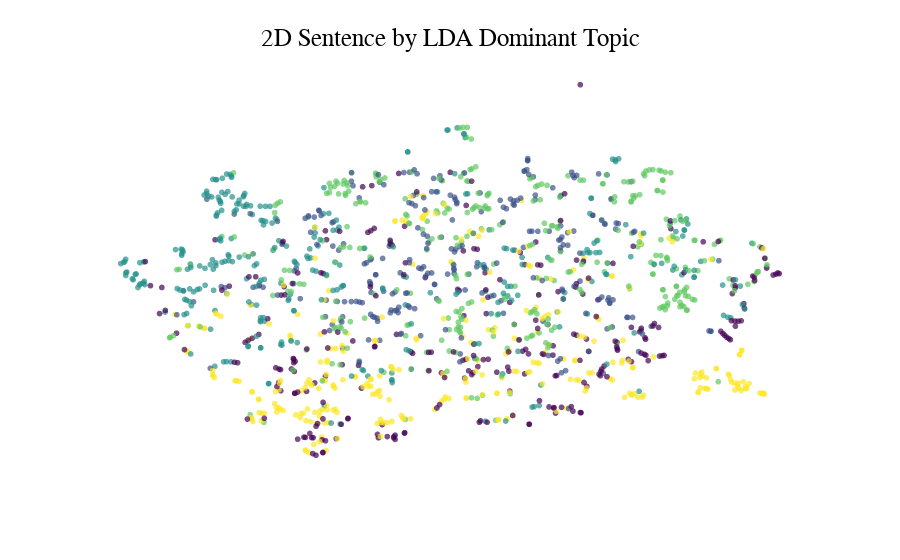

Write notebook code for a chart like this one.
### Markdown cell above
### Figure comparative avec les autres techniques

### Code cell
# Créer un graphique dynamique avec Plotly
fig = px.scatter(
    df[["content", "embedding_prop_x", "embedding_prop_y", "dominant_topic"]],
    x="embedding_prop_x",
    y="embedding_prop_y",
    hover_name="content",
    color="dominant_topic",
    color_continuous_scale="Viridis",  # Choisir une palette de couleurs
    range_color=[
        0,
        df["dominant_topic"].max(),
    ],  # Définir la plage de couleurs en fonction des étiquettes de cluster
    labels={"dominant_topic": "Dominant Topic"},  # Renommer l'étiquette de la légende
    color_continuous_midpoint=int(
        df["dominant_topic"].max() / 2
    ),  # Point médian de la palette de couleurs
    opacity=0.7,
)
fig.update_traces(textposition="top center", showlegend=False)
fig.update_xaxes(visible=False)
fig.update_yaxes(visible=False)
fig.update_layout(
    title=dict(
        text="2D Sentence by LDA Dominant Topic",
        font=dict(size=25, color="black", family="Arial"),
        xanchor="center",
        yanchor="top",
        x=0.5,
        y=0.95,
    ),
    template="simple_white",
    hoverlabel_font_size=16,
    coloraxis_showscale=False,
)

fig.show()

### Figure 1 — Plotly figure (JSON) as saved in the notebook; plotly's stock layout.template omitted (floating-point values rounded to 4 significant figures; data arrays with more than 128 entries replaced by an {"elided": "..."} marker saying what was removed)
{"data": [{"hovertemplate": "<b>%{hovertext}</b><br><br>embedding_prop_x=%{x}<br>embedding_prop_y=%{y}<br>Dominant Topic=%{marker.color}<extra></extra>", "hovertext": {"elided": "1493 str values"}, "legendgroup": "", "marker": {"color": {"elided": "1493 int values"}, "coloraxis": "coloraxis", "opacity": 0.7, "symbol": "circle"}, "mode": "markers", "name": "", "showlegend": false, "textposition": "top center", "type": "scattergl", "x": {"elided": "1493 float values"}, "xaxis": "x", "y": {"elided": "1493 float values"}, "yaxis": "y"}], "layout": {"coloraxis": {"cmax": 4, "cmid": 2, "cmin": 0, "colorbar": {"title": {"text": "Dominant Topic"}}, "colorscale": [[0, "#440154"], [0.1111, "#482878"], [0.2222, "#3e4989"], [0.3333, "#31688e"], [0.4444, "#26828e"], [0.5556, "#1f9e89"], [0.6667, "#35b779"], [0.7778, "#6ece58"], [0.8889, "#b5de2b"], [1, "#fde725"]], "showscale": false}, "hoverlabel": {"font": {"size": 16}}, "legend": {"tracegroupgap": 0}, "margin": {"t": 60}, "title": {"font": {"color": "black", "family": "Arial", "size": 25}, "text": "2D Sentence by LDA Dominant Topic", "x": 0.5, "xanchor": "center", "y": 0.95, "yanchor": "top"}, "xaxis": {"anchor": "y", "domain": [0, 1], "title": {"text": "embedding_prop_x"}, "visible": false}, "yaxis": {"anchor": "x", "domain": [0, 1], "title": {"text": "embedding_prop_y"}, "visible": false}}}
